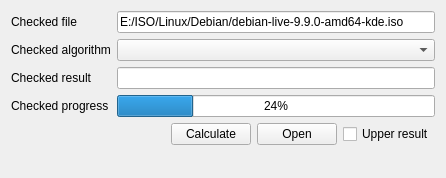
<?xml version="1.0" encoding="UTF-8"?>
<ui version="4.0">
 <class>FileCheckAssistant</class>
 <widget class="QWidget" name="FileCheckAssistant">
  <property name="geometry">
   <rect>
    <x>0</x>
    <y>0</y>
    <width>446</width>
    <height>178</height>
   </rect>
  </property>
  <property name="windowTitle">
   <string>Form</string>
  </property>
  <layout class="QGridLayout" name="gridLayout">
   <item row="4" column="0" colspan="2">
    <widget class="QLabel" name="remainTimeLabel">
     <property name="text">
      <string/>
     </property>
    </widget>
   </item>
   <item row="5" column="0" colspan="5">
    <widget class="QLabel" name="messageLabel">
     <property name="text">
      <string/>
     </property>
     <property name="alignment">
      <set>Qt::AlignmentFlag::AlignCenter</set>
     </property>
    </widget>
   </item>
   <item row="4" column="4">
    <widget class="QCheckBox" name="upperCheckBox">
     <property name="text">
      <string>Upper result</string>
     </property>
    </widget>
   </item>
   <item row="3" column="1" colspan="4">
    <widget class="QProgressBar" name="calculatorProgressBar">
     <property name="layoutDirection">
      <enum>Qt::LayoutDirection::LeftToRight</enum>
     </property>
     <property name="autoFillBackground">
      <bool>false</bool>
     </property>
     <property name="value">
      <number>24</number>
     </property>
     <property name="textDirection">
      <enum>QProgressBar::Direction::TopToBottom</enum>
     </property>
    </widget>
   </item>
   <item row="2" column="1" colspan="4">
    <widget class="QLineEdit" name="resultLineEdit"/>
   </item>
   <item row="0" column="1" colspan="4">
    <widget class="QLineEdit" name="filePathlineEdit">
     <property name="text">
      <string notr="true">E:/ISO/Linux/Debian/debian-live-9.9.0-amd64-kde.iso</string>
     </property>
    </widget>
   </item>
   <item row="0" column="0">
    <widget class="QLabel" name="label">
     <property name="sizePolicy">
      <sizepolicy hsizetype="Fixed" vsizetype="Preferred">
       <horstretch>0</horstretch>
       <verstretch>0</verstretch>
      </sizepolicy>
     </property>
     <property name="text">
      <string>Checked file</string>
     </property>
    </widget>
   </item>
   <item row="3" column="0">
    <widget class="QLabel" name="label_4">
     <property name="sizePolicy">
      <sizepolicy hsizetype="Preferred" vsizetype="Preferred">
       <horstretch>0</horstretch>
       <verstretch>0</verstretch>
      </sizepolicy>
     </property>
     <property name="text">
      <string>Checked progress</string>
     </property>
    </widget>
   </item>
   <item row="1" column="0">
    <widget class="QLabel" name="label_2">
     <property name="sizePolicy">
      <sizepolicy hsizetype="Preferred" vsizetype="Preferred">
       <horstretch>0</horstretch>
       <verstretch>0</verstretch>
      </sizepolicy>
     </property>
     <property name="text">
      <string>Checked algorithm</string>
     </property>
    </widget>
   </item>
   <item row="2" column="0">
    <widget class="QLabel" name="label_3">
     <property name="sizePolicy">
      <sizepolicy hsizetype="Preferred" vsizetype="Preferred">
       <horstretch>0</horstretch>
       <verstretch>0</verstretch>
      </sizepolicy>
     </property>
     <property name="text">
      <string>Checked result</string>
     </property>
    </widget>
   </item>
   <item row="1" column="1" colspan="4">
    <widget class="QComboBox" name="algorithmComboBox"/>
   </item>
   <item row="4" column="2">
    <widget class="QPushButton" name="startStopPushButton">
     <property name="text">
      <string>Calculate</string>
     </property>
    </widget>
   </item>
   <item row="4" column="3">
    <widget class="QPushButton" name="openPushButton">
     <property name="text">
      <string>Open</string>
     </property>
    </widget>
   </item>
  </layout>
 </widget>
 <resources/>
 <connections/>
</ui>
